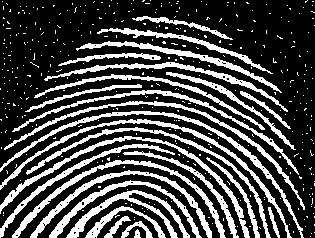
#> input picture Morfologia/Morfologia/fingerprint.tif, 315 x 238 px
$ python exercicioum.py
#> lines starting #> are read from the running program, lines starting #| are printed output that depends on the picture; after the words box and inside, x2 and y2 are one past the last pixel; in counts of white or black regions, pixels touching at a corner belong together
import cv2
import numpy as np
import matplotlib.pyplot as plt

def apply_morphological_operation(image, operation, kernel):
    if operation == 'erode':
        return cv2.erode(image, kernel, iterations=1)
    elif operation == 'dilate':
        return cv2.dilate(image, kernel, iterations=1)
    else:
        raise ValueError("Operação morfológica inválida. Escolha 'erode' ou 'dilate'.")

if __name__ == "__main__":
    # Carregue a imagem de exemplo (substitua pelo caminho da sua imagem)
    image = cv2.imread('fingerprint.tif', cv2.IMREAD_GRAYSCALE)
#> image: shape (238, 315); 28.5% white; 414 white regions (387 under 20 px), largest, box (x1, y1, x2, y2) and area: (0, 111, 304, 238) 1388, (0, 136, 250, 238) 1372, (0, 119, 292, 238) 1337

    # Defina os elementos estruturantes
    kernel1 = np.array([[0, 1, 0],
                        [1, 1, 1],
                        [0, 1, 0]], dtype=np.uint8)

    kernel2 = np.ones((3, 3), np.uint8)

    kernel3 = np.ones((7, 1), np.uint8)

    kernel4 = np.array([[0, 0, 1, 0, 0],
                        [0, 1, 1, 1, 0],
                        [1, 1, 1, 1, 1],
                        [0, 1, 1, 1, 0],
                        [0, 0, 1, 0, 0]], dtype=np.uint8)

    # Aplique a erosão e dilatação usando os elementos estruturantes especificados
    result_erode1 = apply_morphological_operation(image, 'erode', kernel1)
#> in apply_morphological_operation, `return cv2.erode(image, kernel, iterations=1)`: returned value: shape (238, 315); 14.2% white in thin lines or dots, all inside (x1, y1, x2, y2) = (0, 17, 304, 238)
    result_dilate1 = apply_morphological_operation(image, 'dilate', kernel1)
#> call 2 of apply_morphological_operation, with operation = 'dilate', kernel = array of shape (3, 3)
#> in apply_morphological_operation (call 2), `return cv2.dilate(image, kernel, iterations=1)`:
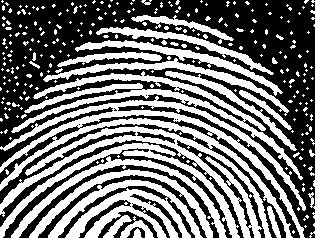
#> returned value: shape (238, 315); 44.6% white; 278 white regions (248 under 20 px), largest, box (x1, y1, x2, y2) and area: (0, 96, 306, 238) 10524, (11, 71, 303, 180) 3789, (48, 179, 203, 238) 3651

    result_erode2 = apply_morphological_operation(image, 'erode', kernel2)
#> call 3 of apply_morphological_operation, with operation = 'erode', kernel = array of shape (3, 3)
#> in apply_morphological_operation (call 3), `return cv2.erode(image, kernel, iterations=1)`:
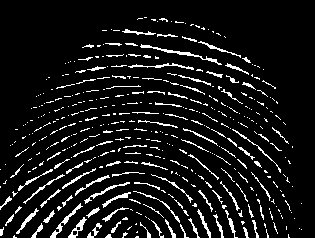
#> returned value: shape (238, 315); 9% white in thin lines or dots, all inside (x1, y1, x2, y2) = (0, 17, 302, 238)
    result_dilate2 = apply_morphological_operation(image, 'dilate', kernel2)
#> call 4 of apply_morphological_operation, with operation = 'dilate', kernel = array of shape (3, 3)
#> in apply_morphological_operation (call 4), `return cv2.dilate(image, kernel, iterations=1)`:
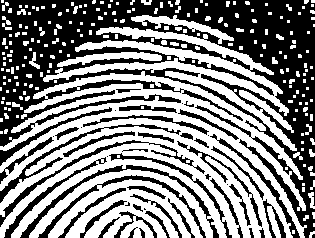
#> returned value: shape (238, 315); 51.9% white; 51 black regions (12 under 20 px), largest, box (x1, y1, x2, y2) and area: (0, 0, 315, 238) 25299, (20, 165, 219, 238) 1075, (0, 140, 205, 227) 882

    result_erode3 = apply_morphological_operation(image, 'erode', kernel3)
#> in apply_morphological_operation (call 5), `return cv2.erode(image, kernel, iterations=1)`:
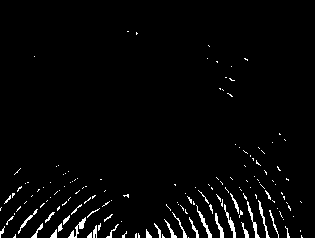
#> returned value: shape (238, 315); 2.7% white in thin lines or dots, all inside (x1, y1, x2, y2) = (0, 31, 303, 238)
    result_dilate3 = apply_morphological_operation(image, 'dilate', kernel3)
#> in apply_morphological_operation (call 6), `return cv2.dilate(image, kernel, iterations=1)`:
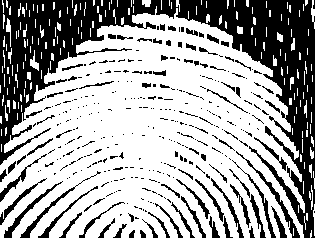
#> returned value: shape (238, 315); 65% white; 331 black regions (252 under 20 px), largest, box (x1, y1, x2, y2) and area: (0, 0, 315, 238) 18832, (236, 151, 300, 238) 413, (4, 181, 63, 238) 323

    result_erode4 = apply_morphological_operation(image, 'erode', kernel4)
#> in apply_morphological_operation (call 7), `return cv2.erode(image, kernel, iterations=1)`:
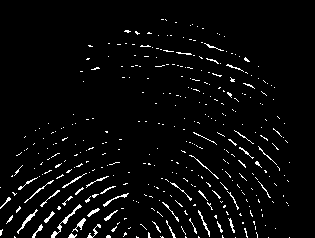
#> returned value: shape (238, 315); 3.7% white in thin lines or dots, all inside (x1, y1, x2, y2) = (0, 19, 290, 238)
    result_dilate4 = apply_morphological_operation(image, 'dilate', kernel4)
#> in apply_morphological_operation (call 8), `return cv2.dilate(image, kernel, iterations=1)`:
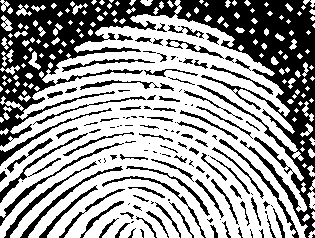
#> returned value: shape (238, 315); 61.2% white; 143 black regions (56 under 20 px), largest, box (x1, y1, x2, y2) and area: (0, 0, 315, 238) 18886, (0, 143, 124, 226) 493, (20, 166, 123, 238) 485

    # Exiba as imagens original e após aplicar erosão/dilatação com diferentes elementos estruturantes usando o Matplotlib
    plt.figure(figsize=(10, 8))

    plt.subplot(4, 3, 1)
    plt.imshow(image, cmap='gray')
    plt.title('Imagem Original')

    plt.subplot(4, 3, 2)
    plt.imshow(result_erode1, cmap='gray')
    plt.title('Erosão')

    plt.subplot(4, 3, 3)
    plt.imshow(result_dilate1, cmap='gray')
    plt.title('Dilatação')

    plt.subplot(4, 3, 4)
    plt.imshow(image, cmap='gray')
    plt.title('Imagem Original')

    plt.subplot(4, 3, 5)
    plt.imshow(result_erode2, cmap='gray')
    plt.title('Erosão')

    plt.subplot(4, 3, 6)
    plt.imshow(result_dilate2, cmap='gray')
    plt.title('Dilatação')

    plt.subplot(4, 3, 7)
    plt.imshow(image, cmap='gray')
    plt.title('Imagem Original')

    plt.subplot(4, 3, 8)
    plt.imshow(result_erode3, cmap='gray')
    plt.title('Erosão')

    plt.subplot(4, 3, 9)
    plt.imshow(result_dilate3, cmap='gray')
    plt.title('Dilatação')

    plt.subplot(4, 3, 10)
    plt.imshow(image, cmap='gray')
    plt.title('Imagem Original')

    plt.subplot(4, 3, 11)
    plt.imshow(result_erode4, cmap='gray')
    plt.title('Erosão')

    plt.subplot(4, 3, 12)
    plt.imshow(result_dilate4, cmap='gray')
    plt.title('Dilatação')

    plt.tight_layout()
    plt.show()

$ run again, with Morfologia/Morfologia/morfologia1.tif copied over Morfologia/Morfologia/fingerprint.tif
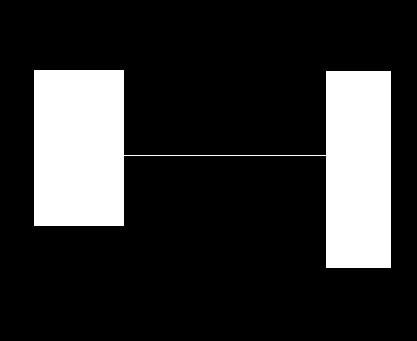
#> input picture Morfologia/Morfologia/morfologia1.tif, 417 x 341 px
#> image: shape (341, 417); 19% white; 1 white region, box (x1, y1, x2, y2) and area: (34, 70, 391, 268) 27047
#> in apply_morphological_operation (call 8), `return cv2.dilate(image, kernel, iterations=1)`:
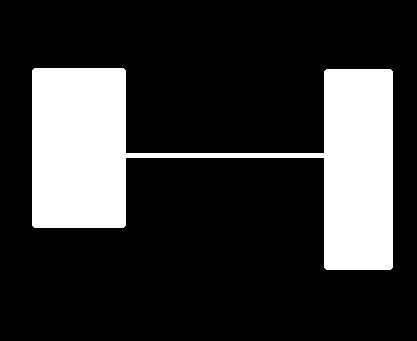
#> returned value: shape (341, 417); 21% white; 1 white region, box (x1, y1, x2, y2) and area: (32, 68, 393, 270) 29875
